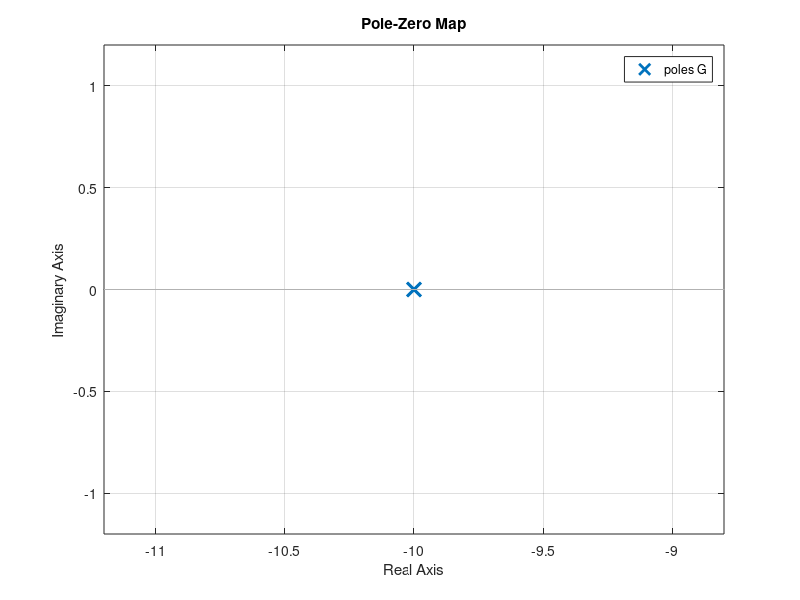
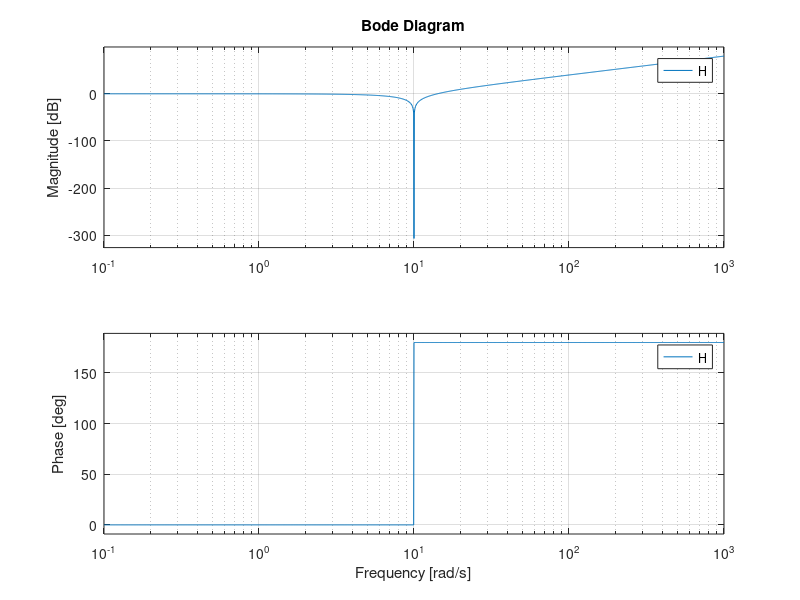

Write MATLAB code to recreate these figures, in order. (Note: this script raises an error after producing the figures.)
%% Notch Filter
%% Adding Low-Pass to High-Pass
% Define the Laplace variable, s
s = tf('s')

% Low pass filter with cutoff at 1rad/s
LP = 1/(s+1);

% High pass filter with cutoff at 100rad/s
HP = s/(s+100);

G = LP+HP

% Frequency response of G
bode(G)

% Low pass filter with cutoff at 5rad/s
LP = 5/(s+5);

% High pass filter with cutoff at 20rad/s
HP = s/(s+20);

H = LP+HP

% Freqeuncy response of H on G to compare
hold on, bode(H)
% Comment : So adding low pass and high pass filter is not a good idea for
% narrow band filters.

%% Let's look at standart 2nd order low pass filter
% Define the Laplace variable, s
s = tf('s');
Wn = 10; % natural frequency
zeta = 1; % damping ratio

G = Wn^2 / (s^2 + 2*zeta*Wn*s + Wn^2)

% Plot poles and zeros
clf
pzmap(G)
hold all
grid on

% Plot frequency response
figure
bode(G)
hold all
grid on

% Lower damping ratio to 0.5
zeta = 0.5;
G = Wn^2 / (s^2 + 2*zeta*Wn*s + Wn^2)

% Plot poles and zeros
pzmap(G)

% Plot frequency response
bode(G)

% Lower damping ratio to 0.1
zeta = 0.1;
G = Wn^2 / (s^2 + 2*zeta*Wn*s + Wn^2)

% Plot poles and zeros
pzmap(G)

% Plot frequency response
bode(G)

% Remove damping
zeta = 0;
G = Wn^2 / (s^2 + 2*zeta*Wn*s + Wn^2)

% Plot poles and zeros
pzmap(G)

% Plot frequency response
bode(G)

% Comment: No-damping scenarios are not preferrable for real systems.

% Flip the transfer function 
H = (s^2+100)/100

% Plotting
pzmap(H)
bode(H)

% Comment: Adding these two smiliar to notch filter but transfer function
% (H) is not realizable because numerator is greater than denominator.

% Adding two poles fixes the problem (poles should be complementary)
controlSystemDesigner(H)

% Ratio away from natural frequency
a     = 2;
zeta  = 0.05;
notch = (s^2 + 2*zeta*Wn*s + Wn^2) / Wn

% Add first pole
notch = notch * (a*Wn) / (s + a*Wn)

% Add second pole
notch = notch * (Wn/a) / (s + Wn/a)

% Plot the frequecny response
close all
bode(notch)

% A good example:
% https://www.mathworks.com/help/slcontrol/ug/tuning-of-a-digital-motion-control-system.html?s_eid=PSM_15028

%% end.